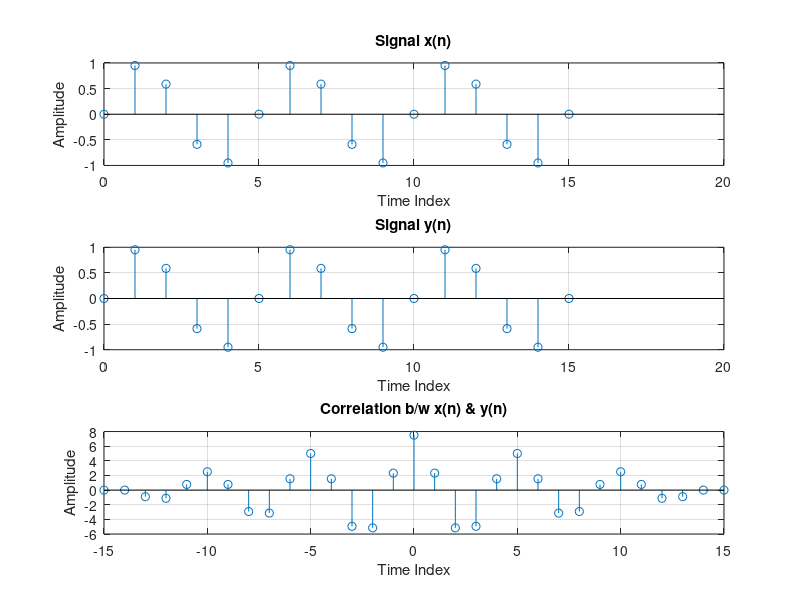

The MATLAB source for this figure:
% % EXERCISE: DSP lab 12
% % Record Your Voice at home while turn any motor of your house ON.
% % Design a filter using FDA Tool.
% % Remove sound of motor from recorded signal.
% % Listen the output signal.

% close all;
% clear;
% clc;

% % file names
% originalSignalFilename = "bm44.wav";
% filteredSignalFilename = "bm44-filtered.wav";

% % returns sampling rate and amplitudes
% [y, Fs] = audioread(originalSignalFilename);

% % normalized freq band range
% freqRange = [700 800]*2/Fs;

% % time scale
% t = 0:1/Fs:length(y)/Fs-1/Fs;

% % frequency analysis
% N = length(y);
% K = 0:N-1;
% % freq domain signal
% f = K*Fs/N;

% % filter design
% b = fir1(64, freqRange);
% a = 1;
% [h, w] = freqz(b, a, length(t), "whole"); % freq response of the filter

% % filtered signal (signal passed through filter)
% yFiltered = filtfilt(b,a, y);

% % fft of filtered signal
% yFilteredFFt = fft(yFiltered);

% % plot
% figure;
% subplot(5,1,1);
% plot(t,y);
% title("Original signal");
% xlabel("Time (sec)");
% ylabel("Amplitude");

% subplot(5,1,2);
% plot(f, abs(fft(y)));
% title("FFT of original signal")
% xlabel("Frequency (Hz)");
% xlim([0 Fs/2]);
% ylabel("Amplitude");

% subplot(5,1,3)
% plot(f, abs(h));
% xlim([0 Fs/2]);
% title("Filter response");
% xlabel("Frequency (Hz)");
% ylabel("Amplitude");

% subplot(5,1,4)
% plot(f, abs(yFilteredFFt));
% xlim([0 Fs/2]);
% title("FFT of the Filtered signal");
% xlabel("Frequency (Hz)");
% ylabel("Amplitude");

% subplot(5,1,5);
% plot(t, yFiltered);
% title("Filtered signal");
% xlabel("Time (sec)");
% ylabel("Amplitude");

% % play filtered sound
% sound(yFiltered*2, Fs)

% % save filtered sound
% audiowrite(filteredSignalFilename, yFiltered, Fs);



clear all;
close all;
clc;
ph1=0; %phase shift for signal 1
ph2=0; %phase shift for signal 2
n=[0:15];
x=sin(2*pi*0.2*n+ph1);
org_x=1;
nx=[0:length(x)-1]-org_x+1;
y=sin(2*pi*0.2*n+ph2);
org_y=1;
ny=[0:length(y)-1]-org_y+1;
rxy=conv(x,fliplr(y));
nr=[nx(1)-ny(end) : nx(end)-ny(1)];
[maxR indR]=max(rxy);
disp(['The maximum correlation is at lag' num2str(nr(indR))'.']);
figure;
subplot(3,1,1);
stem(nx,x);
xlabel('Time Index');
ylabel('Amplitude');
title('Signal x(n)');
grid;
subplot(3,1,2);
stem(ny,y);
xlabel('Time Index');
ylabel('Amplitude');
title('Signal y(n)');
grid;
subplot(3,1,3);
stem(nr,rxy);
xlabel('Time Index');
ylabel('Amplitude');
title('Correlation b/w x(n) & y(n)');
grid;